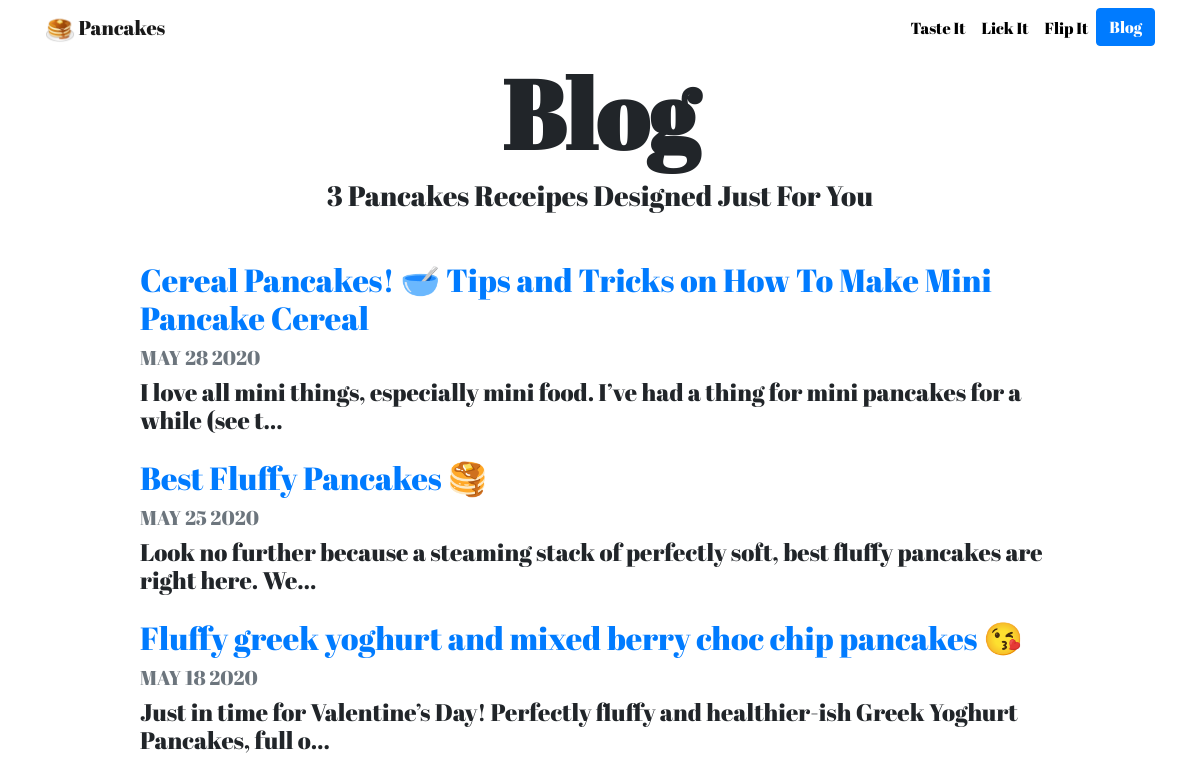
Screenshot of /blog/ with the database file from the repository.
### blog/models.py (models this page shows, shortened)
class Blog(models.Model):
    title = models.CharField(max_length=200)
    date = models.DateField(auto_now=False)
    description = models.TextField()

### blog/views.py (the view)
# urls.py: path('', views.all_blogs, name='all_blogs'),
def all_blogs(request):
    blogs = Blog.objects.order_by('-date')
    return render(request, 'blog/all_blogs.html', {'blogs': blogs})

### blog/templates/blog/all_blogs.html
{% extends "portfolio/base.html" %}
{% load static %}
{% block content %}
<h1 id="blogtitle" class="font-weight-bold text-center">Blog</h1>
<h3 class="text-center mb-5">{{ blogs.count }} Pancakes Receipe{{ blogs.count|pluralize }} Designed Just For You</h3>
{% for blog in blogs %}
<div class="row justify-content-center my-3">
  <div class="col-md-10">
    <a href="{% url 'blog:detail' blog.id %}">
      <h2>{{ blog.title }}</h2>
    </a>
    <h5 class="text-muted">{{ blog.date|date:'M d Y'|upper }}</h5>
    <h4>{{ blog.description|striptags|truncatechars:100 }}</h4>
  </div>
</div>
{% endfor %}
{% endblock %}

### portfolio/static/portfolio/custom.css (style rules this page uses)
body { font-family: 'Abril Fatface', cursive; }
#blogtitle { font-size: 6rem; }

### rows the page displays
Blog: title "Cereal Pancakes! 🥣 Tips and Tricks on How To Make Mini Pancake Cereal", date "MAY 28 2020", description "I love all mini things, especially mini food. I’ve had a thing for mini pancakes for a while (see t…"
Blog: title "Best Fluffy Pancakes 🥞", date "MAY 25 2020", description "Look no further because a steaming stack of perfectly soft, best fluffy pancakes are right here. We…"
Blog: title "Fluffy greek yoghurt and mixed berry choc chip pancakes 😘", date "MAY 18 2020", description "Just in time for Valentine’s Day! Perfectly fluffy and healthier-ish Greek Yoghurt Pancakes, full o…"

### other values shown
{{ blogs.count }} "3"
